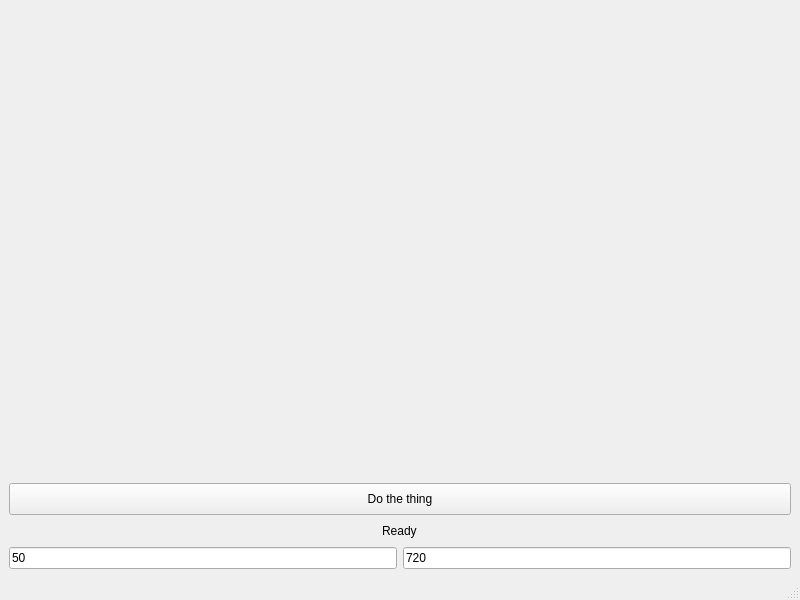
<?xml version="1.0" encoding="UTF-8"?>
<ui version="4.0">
 <class>MainWindow</class>
 <widget class="QMainWindow" name="MainWindow">
  <property name="geometry">
   <rect>
    <x>0</x>
    <y>0</y>
    <width>800</width>
    <height>600</height>
   </rect>
  </property>
  <property name="windowTitle">
   <string>MainWindow</string>
  </property>
  <property name="styleSheet">
   <string notr="true"/>
  </property>
  <widget class="QWidget" name="centralwidget">
   <layout class="QVBoxLayout" name="verticalLayout_2">
    <item alignment="Qt::AlignmentFlag::AlignHCenter">
     <widget class="QLabel" name="canvas">
      <property name="minimumSize">
       <size>
        <width>0</width>
        <height>0</height>
       </size>
      </property>
      <property name="maximumSize">
       <size>
        <width>100000</width>
        <height>100000</height>
       </size>
      </property>
      <property name="baseSize">
       <size>
        <width>720</width>
        <height>405</height>
       </size>
      </property>
      <property name="text">
       <string/>
      </property>
     </widget>
    </item>
    <item>
     <widget class="QPushButton" name="pushButton">
      <property name="minimumSize">
       <size>
        <width>776</width>
        <height>32</height>
       </size>
      </property>
      <property name="text">
       <string>Do the thing</string>
      </property>
     </widget>
    </item>
    <item alignment="Qt::AlignmentFlag::AlignHCenter">
     <widget class="QLabel" name="status">
      <property name="maximumSize">
       <size>
        <width>16777215</width>
        <height>20</height>
       </size>
      </property>
      <property name="text">
       <string>Ready</string>
      </property>
     </widget>
    </item>
    <item>
     <layout class="QHBoxLayout" name="horizontalLayout">
      <item>
       <widget class="QLineEdit" name="sample_count">
        <property name="text">
         <string>50</string>
        </property>
        <property name="placeholderText">
         <string>Samples Per Pixel</string>
        </property>
       </widget>
      </item>
      <item>
       <widget class="QLineEdit" name="width">
        <property name="text">
         <string>720</string>
        </property>
        <property name="placeholderText">
         <string>Width</string>
        </property>
       </widget>
      </item>
     </layout>
    </item>
   </layout>
  </widget>
  <widget class="QStatusBar" name="statusbar"/>
 </widget>
 <resources/>
 <connections/>
</ui>
